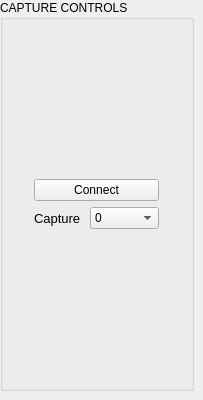
         <widget class="QWidget" name="tab_2">
          <attribute name="title">
           <string>Capture</string>
          </attribute>
          <widget class="QGroupBox" name="PortControlsBox_2">
           <property name="geometry">
            <rect>
             <x>0</x>
             <y>0</y>
             <width>194</width>
             <height>391</height>
            </rect>
           </property>
           <property name="title">
            <string>CAPTURE CONTROLS</string>
           </property>
           <property name="flat">
            <bool>false</bool>
           </property>
           <property name="checkable">
            <bool>false</bool>
           </property>
           <layout class="QGridLayout" name="gridLayout_2">
            <item row="0" column="0">
             <layout class="QVBoxLayout" name="verticalLayout_7">
              <property name="bottomMargin">
               <number>0</number>
              </property>
              <item>
               <widget class="QPushButton" name="btn_capture_connect">
                <property name="text">
                 <string>Connect</string>
                </property>
               </widget>
              </item>
              <item>
               <layout class="QHBoxLayout" name="horizontalLayout_7">
                <item>
                 <widget class="QLabel" name="labelPort_2">
                  <property name="maximumSize">
                   <size>
                    <width>50</width>
                    <height>16777215</height>
                   </size>
                  </property>
                  <property name="font">
                   <font>
                    <pointsize>10</pointsize>
                   </font>
                  </property>
                  <property name="whatsThis">
                   <string>&lt;html&gt;&lt;head/&gt;&lt;body&gt;&lt;p&gt;Capture&lt;/p&gt;&lt;/body&gt;&lt;/html&gt;</string>
                  </property>
                  <property name="text">
                   <string>Capture</string>
                  </property>
                 </widget>
                </item>
                <item>
                 <widget class="QComboBox" name="Capture_Combo">
                  <property name="sizePolicy">
                   <sizepolicy hsizetype="Fixed" vsizetype="Fixed">
                    <horstretch>0</horstretch>
                    <verstretch>0</verstretch>
                   </sizepolicy>
                  </property>
                  <property name="minimumSize">
                   <size>
                    <width>69</width>
                    <height>0</height>
                   </size>
                  </property>
                  <property name="maximumSize">
                   <size>
                    <width>69</width>
                    <height>16777215</height>
                   </size>
                  </property>
                  <item>
                   <property name="text">
                    <string>0</string>
                   </property>
                  </item>
                  <item>
                   <property name="text">
                    <string>1</string>
                   </property>
                  </item>
                  <item>
                   <property name="text">
                    <string>2</string>
                   </property>
                  </item>
                  <item>
                   <property name="text">
                    <string>3</string>
                   </property>
                  </item>
                  <item>
                   <property name="text">
                    <string>4</string>
                   </property>
                  </item>
                  <item>
                   <property name="text">
                    <string>5</string>
                   </property>
                  </item>
                 </widget>
                </item>
               </layout>
              </item>
             </layout>
            </item>
           </layout>
          </widget>
         </widget>
